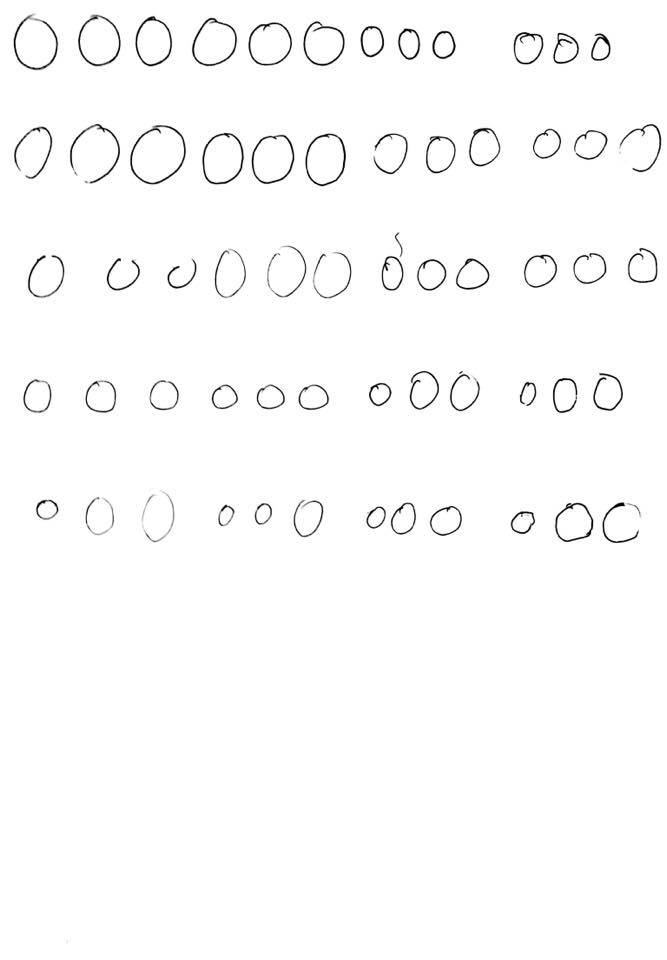
#> input picture 1.jpg, 667 x 960 px
$ python segment.py   (older library calls are emulated)
#> lines starting #> are read from the running program, lines starting #| are printed output that depends on the picture; after the words box and inside, x2 and y2 are one past the last pixel; in counts of white or black regions, pixels touching at a corner belong together
import cv2
import numpy as np

#1 for row
#0 for column

def extract_line(th,flag):
	r,c = np.shape(th)
	if flag==1:
		x = np.ones((c,1))
		y = np.dot(th,x)
	elif flag==0:
		x = np.ones((1,r))
		y = np.dot(x,th)
	y[y>254] = 1
	i=0
	g=0
	start_flag = 0
	start_y = 0
	end_y = 0
	line_count = 0
	start_loc = []
	end_loc = []
	if flag==0:#column
		while i<c:
			if y[0][i]==1:
				if start_flag==0:
					print("started at")
					start_loc.insert(g,i)
					print(i)
				start_flag = 1
			if y[0][i]==0:
				if start_flag == 1:
					if i-start_loc[g]>5:
						end_loc.insert(g,i)
						print("char ended at")
						print(i)
						g=g+1
					else:
						start_loc.pop()
						print("char noise detected & removed")
				start_flag = 0
			i = i+1
		return start_loc, end_loc, g

	elif flag==1:#row
		while i<r:
			if y[i]==1:
				if start_flag==0:
					print("started at")
					start_loc.insert(g,i)
					print(i)
				start_flag = 1
			if y[i]==0:
				if start_flag == 1:
					if i-start_loc[g]>10:
						end_loc.insert(g,i)
						print("ended at")
						print(i)
						g=g+1
					else:
						start_loc.pop()
						print("noise detected & removed")
				start_flag = 0
			i = i+1
		return start_loc, end_loc

def save_char(line_in, a, b, j):
	line_in_t = line_in.transpose()
	i=0
	while i<np.size(a):
		char_t = line_in_t[a[i]:b[i]+1]
		char = char_t.transpose()
		y_up,y_down = extract_line(char,1)
		if (np.size(y_up) !=0) and (np.size(y_down) !=0):
			char = char[y_up[0]:y_down[0]+1]
			r,c = np.shape(char)
			char_res = cv2.resize(char,(28, 28), interpolation = cv2.INTER_CUBIC)
			cv2.imwrite('char_1_'+str(j+1)+'_'+str(i+1)+'.png',char_res)

		i = i+1

img = cv2.imread('1.jpg',0)
#> img is the input picture: shape (960, 667); min 0, max 255, mean 251.1
img1,th = cv2.threshold(img,160,255,cv2.THRESH_BINARY_INV)
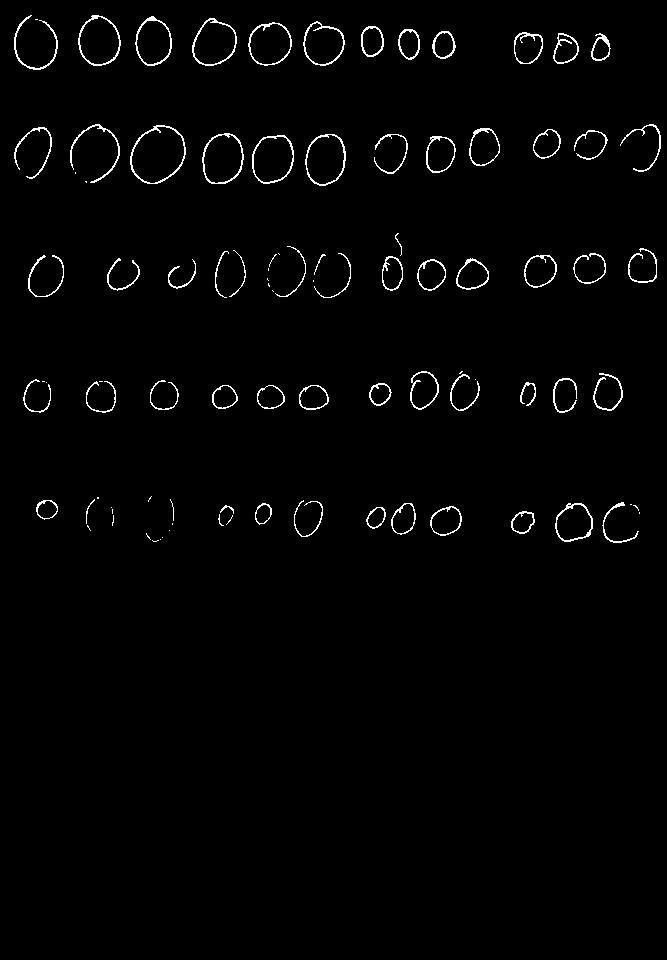
#> th: shape (960, 667); 1.6% white in thin lines or dots, all inside (x1, y1, x2, y2) = (14, 15, 661, 543)
cv2.imwrite('1_2.png',th)
start_loc, end_loc = extract_line(th,1)
#> in extract_line, `y = np.dot(th,x)`: y = 960 values, max 23970 at index 136, min 0 at index 0, mean 2778.2
#> after the loop in extract_line, `while i<r:`: end_loc = [70, 186, 298, 413, 543]; g = 5; i = 960; start_loc = [15, 124, 233, 371, 496]
#> start_loc = [15, 124, 233, 371, 496]; end_loc = [70, 186, 298, 413, 543]
line_count = np.size(start_loc)
#> line_count = 5
char_line = np.zeros((1,1))
i=0
count = 0

while i<line_count:
	char_line = th[start_loc[i]:end_loc[i]+1]
	a,b,c = extract_line(char_line,0)
	save_char(char_line,a,b,i)
	i = i+1
	count = count+c
#> this loop made 5 passes
#> (i, a, b, count) on passes 1 to 4: (1, [14, 78, 135, 192, 248, 303, 361, 398, 432, 514, 553, 591], [58, 121, 172, 237, 292, 345, 384, 420, 456, 543, 579, 611], 12), (2, [14, 70, 130, 202, 252, 305, 374, 426, 469, 533, 574, 620], [52, 120, 186, 244, 294, 346, 408, 456, 500, 561, 608, 661], 24), (3, [28, 107, 168, 215, 267, 313, 382, 417, 456, 524, 573, 628], [64, 140, 196, 246, 306, 351, 403, 446, 489, 557, 606, 657], 36), (4, [23, 86, 150, 212, 257, 299, 369, 410, 450, 520, 553, 593], [51, 116, 179, 238, 285, 329, 392, 439, 480, 536, 577, 623], 48)
#> (i, a, b) on pass 5: (0, [36, 86, 146, 218, 255, 294, 366, 391, 430, 511, 555, 602], [58, 95, 159, 234, 272, 323, 386, 416, 462, 535, 593, 640])
#> (printed output is left out)
#> pass 1, `char_line = th[start_loc[i]:end_loc[i]+1]`:
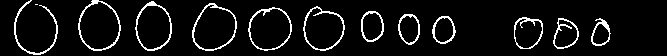
#> char_line: shape (56, 667); 7% white in thin lines or dots, all inside (x1, y1, x2, y2) = (14, 0, 611, 55)
#> pass 1, in save_char, `line_in_t = line_in.transpose()`:
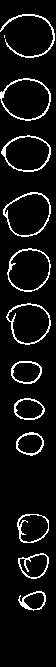
#> line_in_t: shape (667, 56); 7% white in thin lines or dots, all inside (x1, y1, x2, y2) = (0, 14, 55, 611)
#> pass 1, in save_char, `cv2.imwrite('char_1_'+str(j+1)+'_'+str(i+1)+'.png',char_res)`:
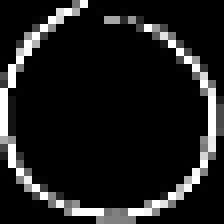
#> saved as char_1_1_1.png: shape (28, 28) (shown 8 times larger); min 0, max 255, mean 28.7
#> pass 1, in save_char, `cv2.imwrite('char_1_'+str(j+1)+'_'+str(i+1)+'.png',char_res)`:
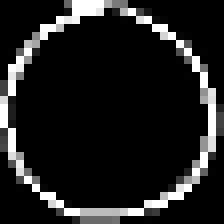
#> saved as char_1_1_2.png: shape (28, 28) (shown 8 times larger); min 0, max 255, mean 31.6
#> after the loop:
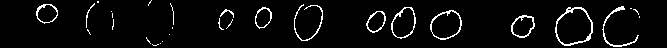
#> char_line: shape (48, 667); 4.6% white in thin lines or dots, all inside (x1, y1, x2, y2) = (36, 0, 640, 47)

print(count)
#| 60

# [57 lines of commented-out code are left out]
